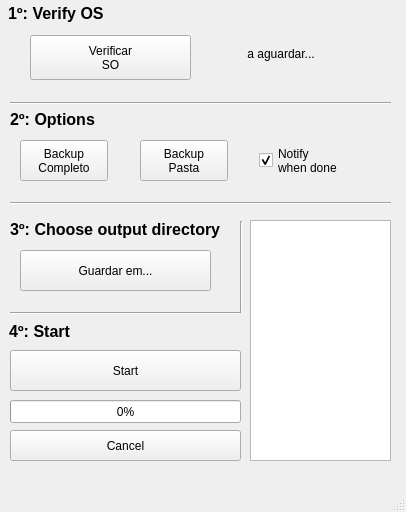
<?xml version="1.0" encoding="UTF-8"?>
<ui version="4.0">
 <class>MainWindow</class>
 <widget class="QMainWindow" name="MainWindow">
  <property name="geometry">
   <rect>
    <x>0</x>
    <y>0</y>
    <width>406</width>
    <height>512</height>
   </rect>
  </property>
  <property name="windowTitle">
   <string>CDCB - Central Data Colector and Backups</string>
  </property>
  <property name="windowIcon">
   <iconset>
    <normaloff>../../../Pictures/logo.png</normaloff>../../../Pictures/logo.png</iconset>
  </property>
  <property name="locale">
   <locale language="English" country="Europe"/>
  </property>
  <widget class="QWidget" name="centralwidget">
   <widget class="QPushButton" name="pushButton_osLookup">
    <property name="geometry">
     <rect>
      <x>30</x>
      <y>35</y>
      <width>161</width>
      <height>45</height>
     </rect>
    </property>
    <property name="text">
     <string>Verificar
SO</string>
    </property>
   </widget>
   <widget class="QLabel" name="label_os">
    <property name="geometry">
     <rect>
      <x>240</x>
      <y>45</y>
      <width>82</width>
      <height>19</height>
     </rect>
    </property>
    <property name="text">
     <string>&lt;html&gt;&lt;head/&gt;&lt;body&gt;&lt;p align=&quot;center&quot;&gt;a aguardar...&lt;/p&gt;&lt;/body&gt;&lt;/html&gt;</string>
    </property>
   </widget>
   <widget class="Line" name="line">
    <property name="geometry">
     <rect>
      <x>10</x>
      <y>95</y>
      <width>381</width>
      <height>16</height>
     </rect>
    </property>
    <property name="orientation">
     <enum>Qt::Horizontal</enum>
    </property>
   </widget>
   <widget class="QLabel" name="labelSection1">
    <property name="geometry">
     <rect>
      <x>8</x>
      <y>4</y>
      <width>111</width>
      <height>20</height>
     </rect>
    </property>
    <property name="text">
     <string>&lt;html&gt;&lt;head/&gt;&lt;body&gt;&lt;p&gt;&lt;span style=&quot; font-size:12pt; font-weight:600;&quot;&gt;1º:  Verify OS&lt;/span&gt;&lt;/p&gt;&lt;/body&gt;&lt;/html&gt;</string>
    </property>
   </widget>
   <widget class="Line" name="line_2">
    <property name="geometry">
     <rect>
      <x>10</x>
      <y>195</y>
      <width>381</width>
      <height>16</height>
     </rect>
    </property>
    <property name="orientation">
     <enum>Qt::Horizontal</enum>
    </property>
   </widget>
   <widget class="QLabel" name="labelSection2">
    <property name="geometry">
     <rect>
      <x>10</x>
      <y>109</y>
      <width>101</width>
      <height>21</height>
     </rect>
    </property>
    <property name="text">
     <string>&lt;html&gt;&lt;head/&gt;&lt;body&gt;&lt;p&gt;&lt;span style=&quot; font-size:12pt; font-weight:600;&quot;&gt;2º:  Options&lt;/span&gt;&lt;/p&gt;&lt;/body&gt;&lt;/html&gt;</string>
    </property>
   </widget>
   <widget class="QCheckBox" name="checkBox_notify">
    <property name="enabled">
     <bool>true</bool>
    </property>
    <property name="geometry">
     <rect>
      <x>259</x>
      <y>145</y>
      <width>101</width>
      <height>31</height>
     </rect>
    </property>
    <property name="text">
     <string>Notify
when done</string>
    </property>
    <property name="checked">
     <bool>true</bool>
    </property>
   </widget>
   <widget class="QPushButton" name="pushButton_backupAll">
    <property name="geometry">
     <rect>
      <x>20</x>
      <y>140</y>
      <width>88</width>
      <height>41</height>
     </rect>
    </property>
    <property name="text">
     <string>Backup
Completo</string>
    </property>
   </widget>
   <widget class="QPushButton" name="pushButton_backupLocal">
    <property name="geometry">
     <rect>
      <x>140</x>
      <y>140</y>
      <width>88</width>
      <height>41</height>
     </rect>
    </property>
    <property name="text">
     <string>Backup
Pasta</string>
    </property>
   </widget>
   <widget class="Line" name="line_3">
    <property name="geometry">
     <rect>
      <x>10</x>
      <y>305</y>
      <width>231</width>
      <height>16</height>
     </rect>
    </property>
    <property name="orientation">
     <enum>Qt::Horizontal</enum>
    </property>
   </widget>
   <widget class="QLabel" name="labelSection3">
    <property name="geometry">
     <rect>
      <x>10</x>
      <y>219</y>
      <width>211</width>
      <height>21</height>
     </rect>
    </property>
    <property name="text">
     <string>&lt;html&gt;&lt;head/&gt;&lt;body&gt;&lt;p&gt;&lt;span style=&quot; font-size:12pt; font-weight:600;&quot;&gt;3º:  Choose output directory&lt;/span&gt;&lt;/p&gt;&lt;/body&gt;&lt;/html&gt;</string>
    </property>
   </widget>
   <widget class="QPushButton" name="pushButton_outputDirectory">
    <property name="geometry">
     <rect>
      <x>20</x>
      <y>250</y>
      <width>191</width>
      <height>41</height>
     </rect>
    </property>
    <property name="text">
     <string>Guardar em...</string>
    </property>
   </widget>
   <widget class="Line" name="line_4">
    <property name="geometry">
     <rect>
      <x>231</x>
      <y>221</y>
      <width>20</width>
      <height>91</height>
     </rect>
    </property>
    <property name="orientation">
     <enum>Qt::Vertical</enum>
    </property>
   </widget>
   <widget class="QListView" name="listView">
    <property name="geometry">
     <rect>
      <x>250</x>
      <y>220</y>
      <width>141</width>
      <height>241</height>
     </rect>
    </property>
   </widget>
   <widget class="QLabel" name="labelSection4">
    <property name="geometry">
     <rect>
      <x>9</x>
      <y>321</y>
      <width>211</width>
      <height>21</height>
     </rect>
    </property>
    <property name="text">
     <string>&lt;html&gt;&lt;head/&gt;&lt;body&gt;&lt;p&gt;&lt;span style=&quot; font-size:12pt; font-weight:600;&quot;&gt;4º:  Start&lt;/span&gt;&lt;/p&gt;&lt;/body&gt;&lt;/html&gt;</string>
    </property>
   </widget>
   <widget class="QPushButton" name="pushButton_start">
    <property name="geometry">
     <rect>
      <x>10</x>
      <y>350</y>
      <width>231</width>
      <height>41</height>
     </rect>
    </property>
    <property name="text">
     <string>Start</string>
    </property>
   </widget>
   <widget class="QPushButton" name="pushButton_abort">
    <property name="geometry">
     <rect>
      <x>10</x>
      <y>430</y>
      <width>231</width>
      <height>31</height>
     </rect>
    </property>
    <property name="text">
     <string>Cancel</string>
    </property>
   </widget>
   <widget class="QProgressBar" name="progressBar">
    <property name="geometry">
     <rect>
      <x>10</x>
      <y>400</y>
      <width>231</width>
      <height>23</height>
     </rect>
    </property>
    <property name="value">
     <number>0</number>
    </property>
   </widget>
   <widget class="QLabel" name="redFrame_backupAll">
    <property name="enabled">
     <bool>true</bool>
    </property>
    <property name="geometry">
     <rect>
      <x>14</x>
      <y>135</y>
      <width>101</width>
      <height>51</height>
     </rect>
    </property>
    <property name="font">
     <font>
      <strikeout>false</strikeout>
     </font>
    </property>
    <property name="autoFillBackground">
     <bool>false</bool>
    </property>
    <property name="text">
     <string>&lt;html&gt;&lt;head/&gt;&lt;body&gt;&lt;p&gt;&lt;img src=&quot;:/newPrefix/square_red.png&quot;/&gt;&lt;/p&gt;&lt;/body&gt;&lt;/html&gt;</string>
    </property>
   </widget>
   <widget class="QLabel" name="redFrame_backupLocal">
    <property name="geometry">
     <rect>
      <x>133</x>
      <y>135</y>
      <width>101</width>
      <height>51</height>
     </rect>
    </property>
    <property name="text">
     <string>&lt;html&gt;&lt;head/&gt;&lt;body&gt;&lt;p&gt;&lt;img src=&quot;:/newPrefix/square_red.png&quot;/&gt;&lt;/p&gt;&lt;/body&gt;&lt;/html&gt;</string>
    </property>
   </widget>
   <zorder>redFrame_backupLocal</zorder>
   <zorder>redFrame_backupAll</zorder>
   <zorder>pushButton_osLookup</zorder>
   <zorder>label_os</zorder>
   <zorder>line</zorder>
   <zorder>labelSection1</zorder>
   <zorder>line_2</zorder>
   <zorder>labelSection2</zorder>
   <zorder>checkBox_notify</zorder>
   <zorder>pushButton_backupAll</zorder>
   <zorder>pushButton_backupLocal</zorder>
   <zorder>line_3</zorder>
   <zorder>labelSection3</zorder>
   <zorder>pushButton_outputDirectory</zorder>
   <zorder>line_4</zorder>
   <zorder>listView</zorder>
   <zorder>labelSection4</zorder>
   <zorder>pushButton_start</zorder>
   <zorder>pushButton_abort</zorder>
   <zorder>progressBar</zorder>
  </widget>
  <widget class="QMenuBar" name="menubar">
   <property name="geometry">
    <rect>
     <x>0</x>
     <y>0</y>
     <width>406</width>
     <height>24</height>
    </rect>
   </property>
  </widget>
  <widget class="QStatusBar" name="statusbar"/>
 </widget>
 <tabstops>
  <tabstop>pushButton_osLookup</tabstop>
  <tabstop>pushButton_backupAll</tabstop>
  <tabstop>pushButton_backupLocal</tabstop>
  <tabstop>checkBox_notify</tabstop>
 </tabstops>
 <resources>
  <include location="media/images/sysApp/redBox.qrc"/>
 </resources>
 <connections/>
 <designerdata>
  <property name="gridDeltaX">
   <number>10</number>
  </property>
  <property name="gridDeltaY">
   <number>10</number>
  </property>
  <property name="gridSnapX">
   <bool>true</bool>
  </property>
  <property name="gridSnapY">
   <bool>true</bool>
  </property>
  <property name="gridVisible">
   <bool>true</bool>
  </property>
 </designerdata>
</ui>
